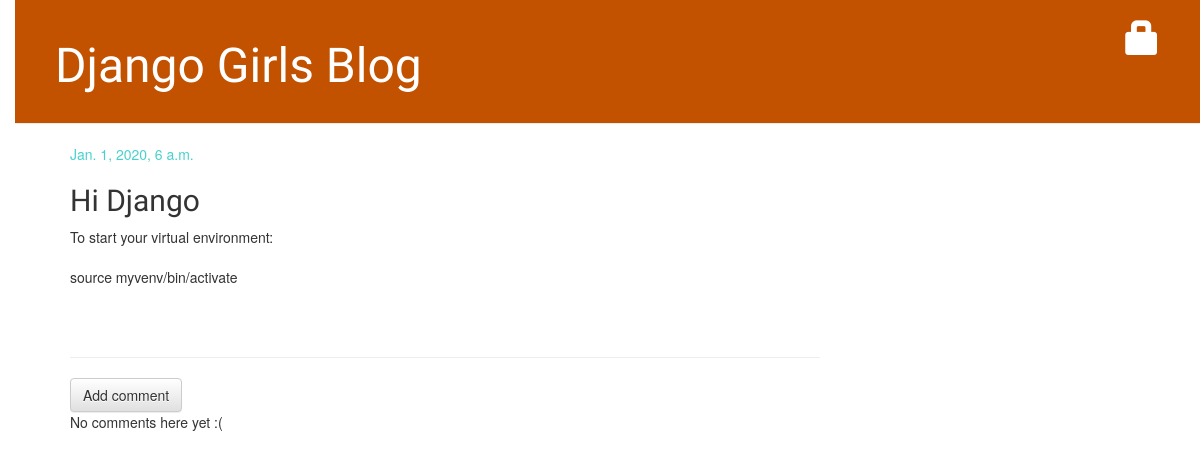
The app's page /post/2/ with its own data.
### blog/models.py (models this page shows, shortened)
class Post(models.Model):
    author = models.ForeignKey(settings.AUTH_USER_MODEL, on_delete=models.CASCADE)
    title = models.CharField(max_length=200)
    text = models.TextField()
    created_date = models.DateTimeField(default=timezone.now)
    published_date = models.DateTimeField(blank=True, null=True)

### blog/views.py (the view)
# urls.py: path('post/<int:pk>/', views.post_detail, name = 'post_detail'),
def post_detail(request, pk):
    post = get_object_or_404(Post, pk=pk)
    return render(request, 'blog/post_detail.html', {'post':post})

### blog/templates/blog/post_detail.html (shortened to what this page needs)
{% extends 'blog/base.html' %}
{% block content %}
    <div class="post">
        {% if post.published_date %}
            <div class="date">
                {{ post.published_date }}
            </div>
        {% else %}
            <a class="btn btn-default" href="{% url 'post_publish' pk=post.pk %}">Publish</a>
        {% endif %}
        <h2>{{ post.title }}</h2>
        <p>{{ post.text|linebreaksbr }}</p>
    </div>
    <hr>
    <a class="btn btn-default" href="{% url 'add_comment_to_post' pk=post.pk %}">Add comment</a>
    {% for comment in post.comments.all %}
        {% if user.is_authenticated or comment.approved_comment %}
        <div class="comment">
            <div class="date">
                {{ comment.created_date }}
                {% if not comment.approved_comment %}
                    <a class="btn btn-default" href="{% url 'comment_remove' pk=comment.pk %}"><span class="glyphicon glyphicon-remove"></span></a>
                    <a class="btn btn-default" href="{% url 'comment_approve' pk=comment.pk %}"><span class="glyphicon glyphicon-ok"></span></a>
                {% endif %}
            </div>
            <strong>{{ comment.author }}</strong>
            <p>{{ comment.text|linebreaks }}</p>
        </div>
        {% endif %}
    {% empty %}
        <p>No comments here yet :(</p>
    {% endfor %}
{% endblock %}

### blog/static/css/blog.css (style rules this page uses)
body { padding-left: 15px; }
h1, h2, h3, h4 { font-family: 'Lobster', cursive; }
.date { color: #48D1CC; }
.post { margin-bottom: 70px; }

### records on screen
Post: published_date "Jan. 1, 2020, 6 a.m.", title "Hi Django", text "To start your virtual environment: source myvenv/bin/activate"
